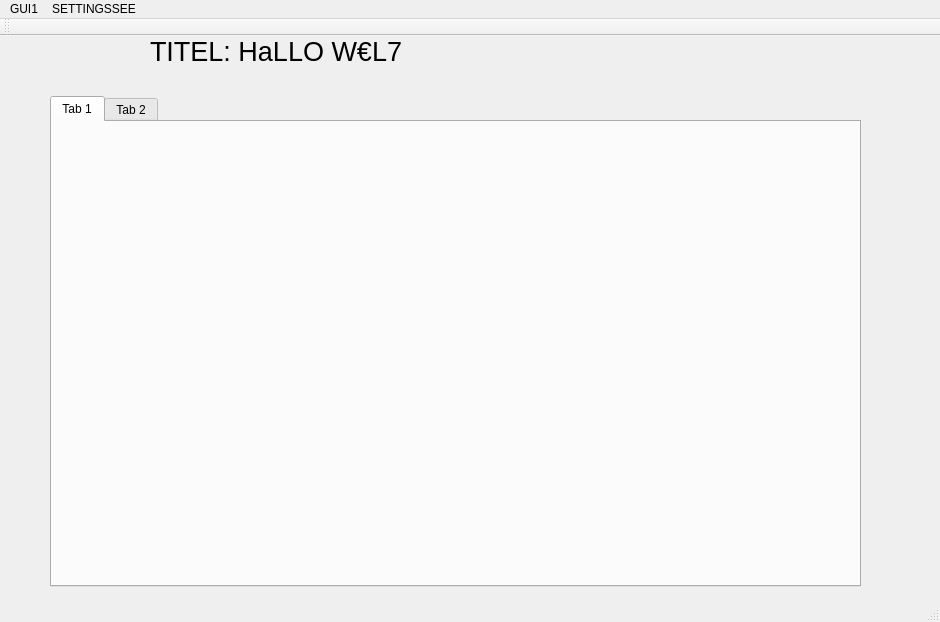
<?xml version="1.0" encoding="UTF-8"?>
<ui version="4.0">
 <class>MainWindow</class>
 <widget class="QMainWindow" name="MainWindow">
  <property name="geometry">
   <rect>
    <x>0</x>
    <y>0</y>
    <width>940</width>
    <height>622</height>
   </rect>
  </property>
  <property name="windowTitle">
   <string>MainWindow</string>
  </property>
  <widget class="QWidget" name="centralWidget">
   <widget class="QLabel" name="lbl_titel">
    <property name="geometry">
     <rect>
      <x>150</x>
      <y>0</y>
      <width>291</width>
      <height>31</height>
     </rect>
    </property>
    <property name="font">
     <font>
      <pointsize>20</pointsize>
     </font>
    </property>
    <property name="text">
     <string>TITEL: HaLLO W€L7</string>
    </property>
   </widget>
   <widget class="QTabWidget" name="tabWidget">
    <property name="geometry">
     <rect>
      <x>50</x>
      <y>60</y>
      <width>811</width>
      <height>491</height>
     </rect>
    </property>
    <widget class="QWidget" name="tab">
     <attribute name="title">
      <string>Tab 1</string>
     </attribute>
    </widget>
    <widget class="QWidget" name="tab_2">
     <attribute name="title">
      <string>Tab 2</string>
     </attribute>
    </widget>
   </widget>
  </widget>
  <widget class="QMenuBar" name="menuBar">
   <property name="geometry">
    <rect>
     <x>0</x>
     <y>0</y>
     <width>940</width>
     <height>21</height>
    </rect>
   </property>
   <widget class="QMenu" name="menuGUI1">
    <property name="title">
     <string>GUI1</string>
    </property>
    <addaction name="separator"/>
   </widget>
   <widget class="QMenu" name="menuSETTINGSSEE">
    <property name="title">
     <string>SETTINGSSEE</string>
    </property>
   </widget>
   <addaction name="menuGUI1"/>
   <addaction name="menuSETTINGSSEE"/>
  </widget>
  <widget class="QToolBar" name="mainToolBar">
   <attribute name="toolBarArea">
    <enum>TopToolBarArea</enum>
   </attribute>
   <attribute name="toolBarBreak">
    <bool>false</bool>
   </attribute>
  </widget>
  <widget class="QStatusBar" name="statusBar"/>
 </widget>
 <layoutdefault spacing="6" margin="11"/>
 <resources/>
 <connections/>
</ui>
